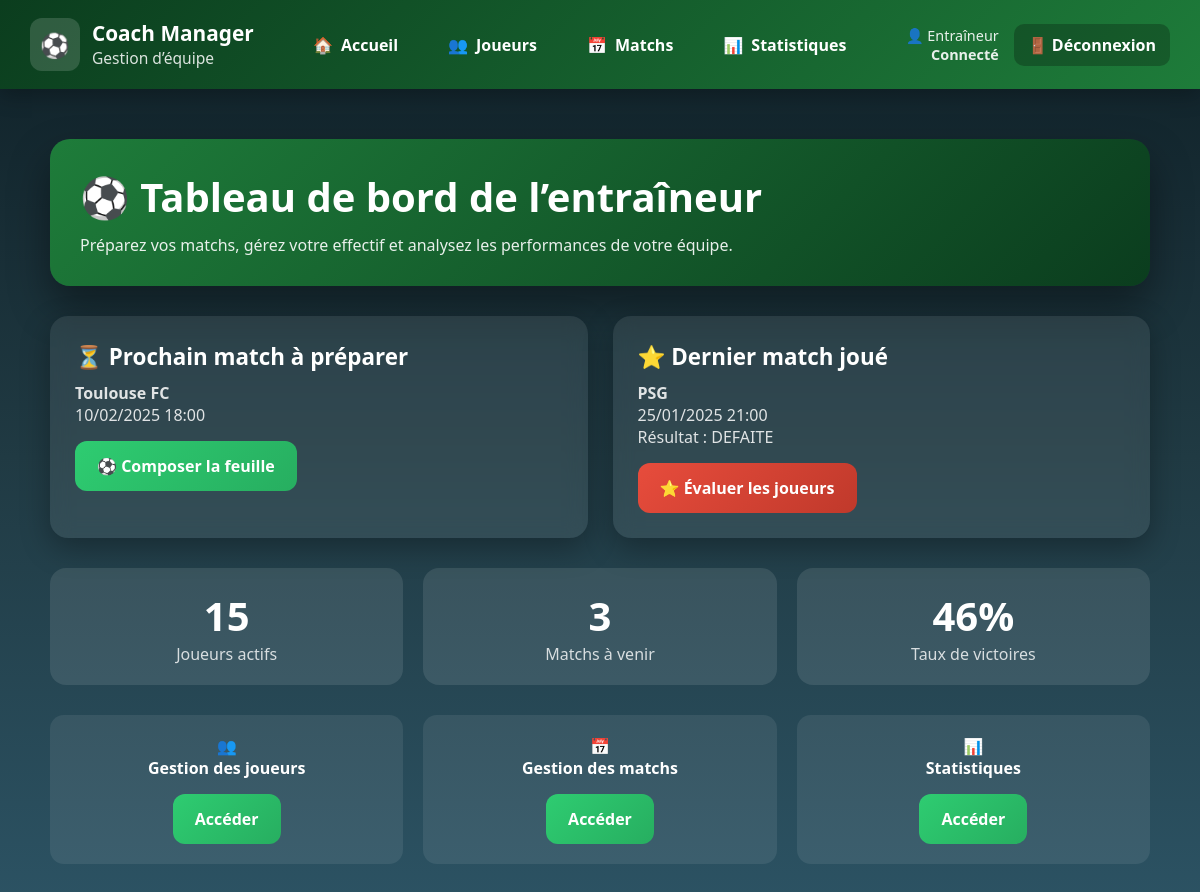
Page /index.php (signed in) on the committed database.
### tables this page shows
CREATE TABLE matchs (
    id_match INT AUTO_INCREMENT PRIMARY KEY,
    date_heure DATETIME NOT NULL,
    adversaire VARCHAR(100) NOT NULL,
    lieu ENUM('DOMICILE','EXTERIEUR') NOT NULL,
    score_equipe INT,
    score_adverse INT,
    resultat ENUM('VICTOIRE','DEFAITE','NUL'),
    etat ENUM('A_PREPARER','PREPARE','JOUE') DEFAULT 'A_PREPARER'
);

### index.php (the view, shortened to what this page needs)
<?php
require_once "includes/config.php";
$nbJoueursActifs = $gestion_sportive->query("
    SELECT COUNT(*)
    FROM joueur j
    JOIN statut s ON s.id_statut = j.id_statut
    WHERE s.code = 'ACT'
")->fetchColumn();
$nbMatchsAVenir = $gestion_sportive->query("
    SELECT COUNT(*)
    FROM matchs
    WHERE etat IN ('A_PREPARER', 'PREPARE')
")->fetchColumn();
$totalJoues = $gestion_sportive->query("
    SELECT COUNT(*) FROM matchs WHERE resultat IS NOT NULL
")->fetchColumn();
$victoires = $gestion_sportive->query("
    SELECT COUNT(*) FROM matchs WHERE resultat = 'VICTOIRE'
")->fetchColumn();
$pctVictoires = $totalJoues > 0 ? round(($victoires / $totalJoues) * 100) : 0;
$prochainMatch = $gestion_sportive->query("
    SELECT id_match, date_heure, adversaire
    FROM matchs
    WHERE etat IN ('A_PREPARER', 'PREPARE')
    ORDER BY date_heure ASC
    LIMIT 1
")->fetch(PDO::FETCH_ASSOC);
$dernierMatch = $gestion_sportive->query("
    SELECT id_match, date_heure, adversaire, resultat
    FROM matchs
    WHERE resultat IS NOT NULL
    ORDER BY date_heure DESC
    LIMIT 1
")->fetch(PDO::FETCH_ASSOC);
include "includes/header.php";
?>
<div class="container">
    <div class="hero">
        <h1>⚽ Tableau de bord de l’entraîneur</h1>
        <p>Préparez vos matchs, gérez votre effectif et analysez les performances de votre équipe.</p>
    </div>
    <div class="actions">
        <div class="action-card">
            <h3>⏳ Prochain match à préparer</h3>
            <?php if ($prochainMatch): ?>
                <p>
                    <strong><?= htmlspecialchars($prochainMatch["adversaire"]) ?></strong><br>
                    <?= date("d/m/Y H:i", strtotime($prochainMatch["date_heure"])) ?>
                </p>
                <a href="feuille_match/composition.php?id_match=<?= $prochainMatch["id_match"] ?>"
                   class="btn btn-green">
                    ⚽ Composer la feuille
                </a>
            <?php else: ?>
                <p>Aucun match à venir.<br>Ajoutez un match pour préparer l’équipe.</p>
            <?php endif; ?>
        </div>
        <div class="action-card">
            <h3>⭐ Dernier match joué</h3>
            <?php if ($dernierMatch): ?>
                <p>
                    <strong><?= htmlspecialchars($dernierMatch["adversaire"]) ?></strong><br>
                    <?= date("d/m/Y H:i", strtotime($dernierMatch["date_heure"])) ?><br>
                    Résultat : <?= $dernierMatch["resultat"] ?>
                </p>
                <a href="feuille_match/evaluation.php?id_match=<?= $dernierMatch["id_match"] ?>"
                   class="btn btn-red">
                    ⭐ Évaluer les joueurs
                </a>
            <?php else: ?>
                <p>Aucun match joué pour le moment.</p>
            <?php endif; ?>
        </div>
    </div>
    <div class="stats">
        <div class="stat">
            <h2><?= $nbJoueursActifs ?></h2>
            <span>Joueurs actifs</span>
        </div>
        <div class="stat">
            <h2><?= $nbMatchsAVenir ?></h2>
            <span>Matchs à venir</span>
        </div>
        <div class="stat">
            <h2><?= $pctVictoires ?>%</h2>
            <span>Taux de victoires</span>
        </div>
    </div>
    <div class="shortcuts">
        <div class="shortcut">
            👥<br><strong>Gestion des joueurs</strong><br>
            <a href="joueurs/liste_joueurs.php" class="btn btn-green">Accéder</a>
        </div>
        <div class="shortcut">
            📅<br><strong>Gestion des matchs</strong><br>
            <a href="matchs/liste_matchs.php" class="btn btn-green">Accéder</a>
        </div>
        <div class="shortcut">
            📊<br><strong>Statistiques</strong><br>
            <a href="stats/stats_equipe.php" class="btn btn-green">Accéder</a>
        </div>
    </div>
</div>
<?php include "includes/footer.php"; ?>

### includes/header.php (style rules this page uses)
* { box-sizing: border-box; margin: 0; padding: 0; font-family: "Segoe UI", Roboto, Arial, sans-serif; }
body { background-color: #f4f6f8; color: #222; }
a { text-decoration: none; color: inherit; }

### index.php (style rules this page uses)
body { background: linear-gradient(180deg, #0f2027, #203a43, #2c5364); color: #fff; }
h1, h2, h3 { margin: 0; }
.container { max-width: 1200px; margin: auto; padding: 20px; }
.hero { background: linear-gradient(135deg, #1e7c3a, #0b3d1e); border-radius: 20px; padding: 30px; margin-bottom: 30px; box-shadow: 0 20px 40px rgba(0,0,0,0.4); }
.hero h1 { font-size: 2.5em; }
.hero p { opacity: 0.9; margin-top: 10px; }
.actions { display: grid; grid-template-columns: 1fr 1fr; gap: 25px; margin-bottom: 30px; }
.action-card { background: rgba(255,255,255,0.08); backdrop-filter: blur(10px); border-radius: 18px; padding: 25px; box-shadow: 0 10px 30px rgba(0,0,0,0.3); }
.action-card h3 { font-size: 1.4em; margin-bottom: 10px; }
.action-card p { opacity: 0.85; }
.btn { display: inline-block; margin-top: 15px; padding: 14px 22px; border-radius: 12px; font-weight: bold; text-decoration: none; color: #fff; transition: transform 0.2s, box-shadow 0.2s; }
.btn-green { background: linear-gradient(135deg, #2ecc71, #27ae60); }
.btn-red { background: linear-gradient(135deg, #e74c3c, #c0392b); }
.stats { display: grid; grid-template-columns: repeat(3, 1fr); gap: 20px; margin-bottom: 30px; }
.stat { background: rgba(255,255,255,0.1); border-radius: 16px; padding: 20px; text-align: center; }
.stat h2 { font-size: 2.5em; }
.stat span { opacity: 0.8; }
.shortcuts { display: grid; grid-template-columns: repeat(3, 1fr); gap: 20px; }
.shortcut { background: rgba(255,255,255,0.08); padding: 20px; border-radius: 14px; text-align: center; }

### rows in the picture
matchs: adversaire "Toulouse FC", date_heure "10/02/2025 18:00"
matchs: adversaire "PSG", date_heure "25/01/2025 21:00", resultat "DEFAITE"

### other values in the picture
$nbJoueursActifs "15"
$nbMatchsAVenir "3"
$pctVictoires "46"
